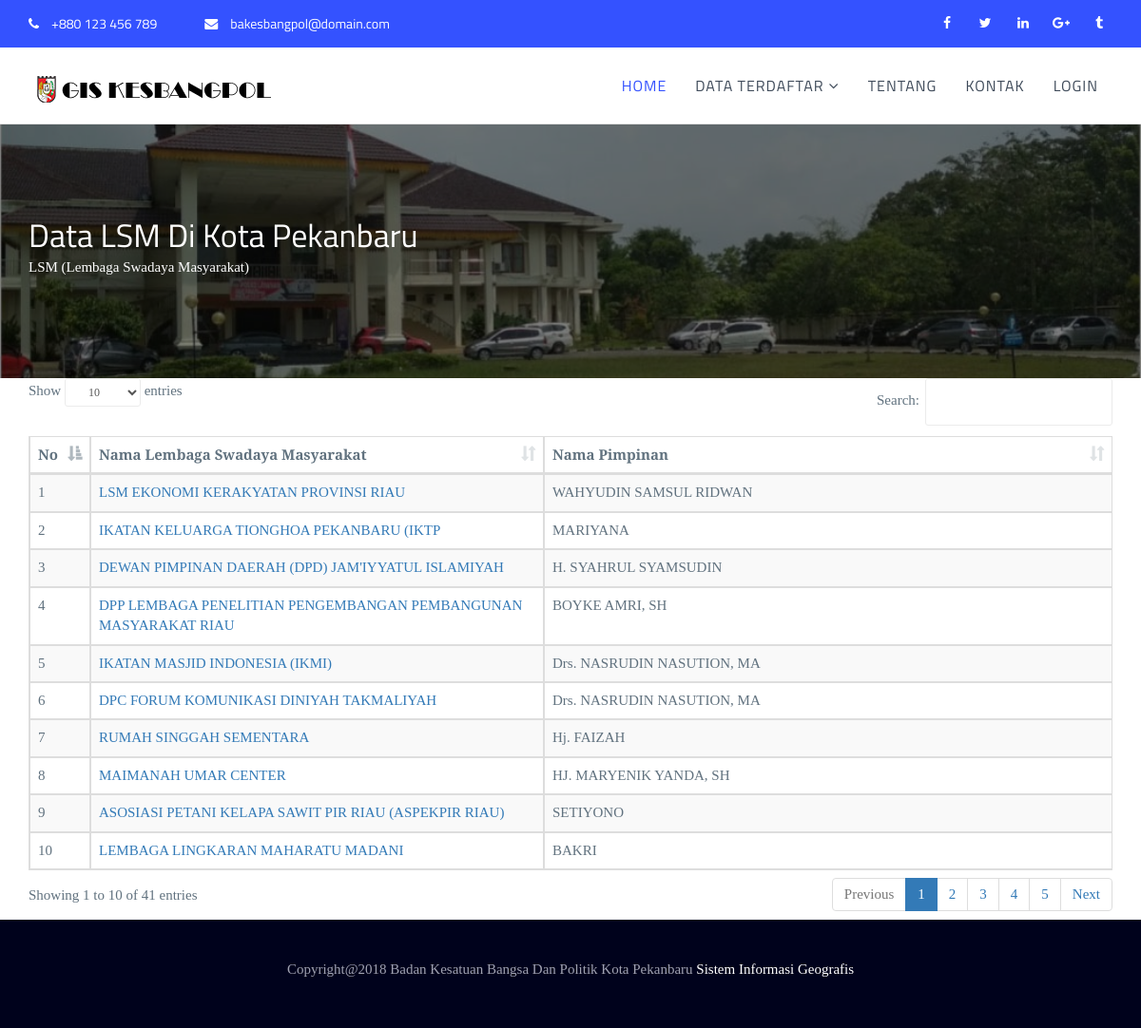
Page /index.php/beranda/datalsm on the committed database.
### tables this page shows
CREATE TABLE `lokasi_organisasi` (
  `id_organisasi` bigint(20) NOT NULL,
  `nama_organisasi` varchar(100) NOT NULL,
  `nama_pemimpin` varchar(100) NOT NULL,
  `id_jenis` int(11) NOT NULL,
  `latitude` varchar(100) NOT NULL,
  `longitude` varchar(100) NOT NULL,
  `alamat` text NOT NULL,
  `telp` bigint(20) NOT NULL,
  `foto` varchar(100) NOT NULL,
  `tanggal_update` date NOT NULL
);

### application/controllers/Beranda.php (called while the page is built, shortened)
<?php
class Beranda extends CI_Controller {
	public function __construct()
	{
		$this->load->library('form_validation');
		$this->load->model('Lokasiorganisasi_model');
		$this->load->library(array('googlemaps'));
}
	public function datalsm()
	{
		$data = array();
    	$data['tampil'] = $this->db->query("SELECT a.id_organisasi,a.nama_organisasi,a.foto,a.nama_pemimpin,b.id_jenis,b.jenis_organisasi FROM lokasi_organisasi a, jenis_organisasi b WHERE a.id_jenis=1 GROUP BY a.id_organisasi");
    	$data['template'] = $this->db->query("SELECT COUNT(IF(id_jenis=1,0,null)) AS jml_ormas,COUNT(IF(id_jenis=2,0,null)) AS jml_lsm FROM lokasi_organisasi");
		$this->load->view('front_end/datalsm', $data);
		}
}

### index.php (called while the page is built, shortened)
<?php
require_once BASEPATH.'core/CodeIgniter.php';

### application/views/front_end/datalsm.php (the view, shortened to what this page needs)
<?php $this->load->view('front_end/header');?>
 <?php $this->load->view('front_end/nav_bar');?>
  <section class="page-title">
    <div class="container">
      <div class="row">
        <div class="col-md-12">
          <div class="page-breadcrumbd">
            <h2>Data LSM Di Kota Pekanbaru</h2>
            <p>LSM (Lembaga Swadaya Masyarakat)</p>
          </div>
        </div>
      </div>
    </div>
  </section>
  <div class="container">
    <section class="content">
      <div class="row">
        <div class="col-md-12">
          <div class="box box-primary">
              <div class="box-body">
                <div class="table-responsive no-padding">
              <table id="example1" class="table table-bordered table-striped">
                <thead>
                    <tr>
                        <th width="5%">No</th>
                        <th width="40%">Nama Lembaga Swadaya Masyarakat</th>
                        <th width="50%">Nama Pimpinan</th>
                    </tr>
                </thead>
                <tbody>
                    <?php
                        $no=1;
                        foreach($tampil->result_array() as $l)
                        {
                    ?>
                    <tr>
                        <td><?php echo $no;?></td>
                        <td>
                          <a href="<?php echo base_url();?>beranda/detail_data/<?php echo $l['id_organisasi']; ?>" ><?php echo $l['nama_organisasi']; ?></a></td>
                        <td><?php echo $l['nama_pemimpin'];?></td>
                    </tr>
                    <?php
                        $no++;
                    }
                    ?>
                </tbody>
              </table>
            </div>
          </div>
        </div>
      </div>
    </div>
  </section>
</div>
  <?php $this->load->view('front_end/footer');?>

### application/views/front_end/header.php (shortened to what this page needs)
<!DOCTYPE html>
<html lang="en">
  <head>
        <link rel="stylesheet" href="<?=base_url().'assets/' ?>plugins/datatables/dataTables.bootstrap.css">
    <link rel="stylesheet" href="<?php echo base_url();?>neuron/assets/css/animate.min.css" media="all" />
    <link rel="stylesheet" href="<?php echo base_url();?>neuron/assets/fonts/font-awesome/css/font-awesome.min.css" media="all" />
    <link rel="stylesheet" href="<?php echo base_url();?>neuron/assets/css/owl.carousel.min.css" media="all" />
    <link rel="stylesheet" href="<?php echo base_url();?>neuron/assets/css/bootsnav.css" media="all" />
    <link rel="stylesheet"  href="<?php echo base_url();?>neuron/assets/bootstrap/css/bootstrap.min.css" media="all" />
    <link rel="stylesheet" type="text/css" href="<?php echo base_url();?>neuron/style.css" media="all" />
  </head>
  <body>
    <header>
      <div class="header-top-area">
        <div class="container">
          <div class="row">
            <div class="col-sm-8 hidden-xs">
              <div class="contact">
                <p>
                  <i class="fa fa-phone"></i>
                  +880 123 456 789
                </p>
                <p>
                  <i class="fa fa-envelope"></i>
                  <a href="#">bakesbangpol@domain.com</a>
                </p>
              </div>
            </div>
            <div class="col-sm-4">
              <div class="social-icon">
                <ul>
                  <li><a href=""><i class="fa fa-facebook"></i></a></li>
                  <li><a href=""><i class="fa fa-twitter"></i></a></li>
                  <li><a href=""><i class="fa fa-linkedin"></i></a></li>
                  <li><a href=""><i class="fa fa-google-plus"></i></a></li>
                  <li><a href=""><i class="fa fa-tumblr"></i></a></li>
                </ul>
              </div>
            </div>
          </div>
        </div>
      </div>
          <nav class="navbar navbar-default navbar-sticky bootsnav">
              <div class="container">
                  <div class="navbar-header">
                      <a class="navbar-brand" href="<?php echo base_url();?>beranda"><img src="<?php echo base_url();?>neuron/assets/img/logo1.png" class="logo logo-scrolled" alt=""></a>
                  </div>

### application/views/front_end/nav_bar.php (shortened to what this page needs)
<div class="collapse navbar-collapse" id="navbar-menu">
                      <ul class="nav navbar-nav navbar-right" data-in="" data-out="">
                          <li class="active"><a href="<?php echo base_url(); ?>beranda/">Home</a></li>
                          <li class="dropdown">
                              <a href="#" class="dropdown-toggle" data-toggle="dropdown" >Data Terdaftar</a>
                          </li>
                          <li><a href="<?php echo base_url(); ?>beranda/tentang/">Tentang</a></li>
                          <li><a href="<?php echo base_url(); ?>beranda/kontak/">Kontak</a></li>
                          <li><a href="<?= base_url('dashboard/');?>">Login</a></li>
                      </ul>
                  </div>
              </div>
          </nav>
    </header>

### application/views/front_end/footer.php (shortened to what this page needs)
<footer>
            <div class="copyright-wrapper text-center">
                <div class="container">
                    <div class="row">
                        <div class="col-md-12">
                            <p>Copyright@2018 Badan Kesatuan Bangsa Dan Politik Kota Pekanbaru<a href="<?php ?>"> Sistem Informasi Geografis</a></p>
                        </div>
                    </div>
                </div>
            </div>
        </footer>
</body>
</html>

### neuron/assets/css/bootsnav.css (style rules this page uses)
nav.bootsnav .container { position: relative; }
nav.navbar.bootsnav { margin-bottom: 0; -moz-border-radius: 0px; -webkit-border-radius: 0px; -o-border-radius: 0px; border-radius: 0px; background-color: #fff; border: none; border-bottom: solid 1px #e0e0e0; z-index: 100; }
nav.navbar.bootsnav ul.nav > li > a { color: #6f6f6f; background-color: transparent !important; }
nav.navbar.bootsnav ul.nav li.megamenu-fw > a:hover, nav.navbar.bootsnav ul.nav li.megamenu-fw > a:focus, nav.navbar.bootsnav ul.nav li.active > a:hover, nav.navbar.bootsnav ul.nav li.active > a:focus, nav.navbar.bootsnav ul.nav li.active > a { background-color: transparent; }
#navbar-menu { -webkit-animation-duration: .3s; animation-duration: .3s; }
body { -webkit-transition: all 0.3s ease-in-out; -moz-transition: all 0.3s ease-in-out; -o-transition: all 0.3s ease-in-out; -ms-transition: all 0.3s ease-in-out; transition: all 0.3s ease-in-out; }
.wrap-sticky nav.navbar.bootsnav { position: absolute; width: 100%; left: 0; top: 0; }
@media (min-width: 1024px) { nav.navbar.bootsnav ul.nav > li > a { padding: 30px 15px; font-weight: 400; font-size: 12px; text-transform: uppercase; letter-spacing: 0.06em; } }
@media (min-width: 1024px) { nav.navbar.bootsnav ul.nav > li.dropdown > a.dropdown-toggle:after { font-family: 'FontAwesome'; content: "\f107"; margin-left: 5px; margin-top: 2px; } }

### neuron/style.css (style rules this page uses)
html, body { height: 100% }
body { font-family: 'PT Serif', serif; color: #61727f; background: #fff; font-size: 15px; line-height: 24px; overflow-x: hidden; -webkit-text-size-adjust: 100%; -webkit-overflow-scrolling: touch; -webkit-font-smoothing: antialiased !important; }
a { cursor: pointer; }
a, .navbar a, .form-control { -webkit-transition: all 0.3s ease; -moz-transition: all 0.3s ease; -ms-transition: all 0.3s ease; -o-transition: all 0.3s ease; transition: all 0.3s ease; }
h1, h2, h3, h4, h5, h6 { font-family: 'Titillium Web', sans-serif; color: #212121; margin: 0 0 15px; }
h2 { font-size: 34px; line-height: 44px; }
img { max-width: 100%; height: auto; }
.header-top-area { height: 50px; background: #3452FF; font-size: 14px; color: #FFFFFF; font-family: "Titillium Web",sans-serif; }
.contact p { float: left; margin-right: 50px; line-height: 50px; margin-bottom: 0px; }
.contact p i { margin-right: 10px; }
.contact a { color: #fff; }
.social-icon { margin-top: 10px; }
.social-icon ul { float: right; list-style: none; padding: 0px; margin: 0px; }
.social-icon ul li { float: left; }
.social-icon ul li a { color: #fff; font-size: 14px; width: 28px; height: 28px; text-align: center; margin-left: 12px; display: block; line-height: 28px; transition: all .3s; }
nav.navbar.bootsnav ul.nav > li > a { color: #3f4b5a; font-family: 'Titillium Web', sans-serif; }
nav.navbar.bootsnav ul.nav > li > a:hover, nav.navbar.bootsnav ul.nav > li.active > a, nav.navbar.bootsnav ul.nav > li>.dropdown-menu li > a:hover, nav.navbar.bootsnav ul.nav > li>.dropdown-menu li.active > a, nav.navbar.bootsnav ul.nav > li>.dropdown-menu.megamenu-content li > a:hover, nav.navbar.bootsnav ul.nav > li>.dropdown-menu.megamenu-content .menu-col li.active > a { color: #3452ff; }
@media (min-width: 993px) { nav.navbar.bootsnav ul.nav > li > a { padding: 30px 15px; font-weight: 400; font-size: 16px; text-transform: uppercase; letter-spacing: 0.06em; } }
@media (min-width: 768px) { .navbar>.container .navbar-brand, .navbar>.container-fluid .navbar-brand { margin-top: 15px; } }
.page-title { background: url("assets/img/1.jpeg") no-repeat; background-size: cover; background-position: center; padding: 95px 0px; color: #fff; z-index: 1; position: relative; }
.page-title:after { position: absolute; content: ""; top: 0px; left: 0px; right: 0px; height: 100%; background: rgba(0, 0, 0, .5); z-index: -1; }
.page-breadcrumbd h2, .page-breadcrumbd a { margin: 0px; color: #fff; }
.copyright-wrapper { background: #00021C; padding: 40px 0px; }
.copyright-wrapper p { color: #a0a2b1; }
.copyright-wrapper a { color: #fff; }

### rows in the picture
lokasi_organisasi: nama_organisasi "LSM EKONOMI KERAKYATAN PROVINSI RIAU", nama_pemimpin "WAHYUDIN SAMSUL RIDWAN"
lokasi_organisasi: nama_organisasi "IKATAN KELUARGA TIONGHOA PEKANBARU (IKTP", nama_pemimpin "MARIYANA"
lokasi_organisasi: nama_organisasi "DEWAN PIMPINAN DAERAH (DPD) JAM'IYYATUL ISLAMIYAH", nama_pemimpin "H. SYAHRUL SYAMSUDIN"
lokasi_organisasi: nama_organisasi "DPP LEMBAGA PENELITIAN PENGEMBANGAN PEMBANGUNAN MASYARAKAT RIAU", nama_pemimpin "BOYKE AMRI, SH"
lokasi_organisasi: nama_organisasi "IKATAN MASJID INDONESIA (IKMI)", nama_pemimpin "Drs. NASRUDIN NASUTION, MA"
lokasi_organisasi: nama_organisasi "DPC FORUM KOMUNIKASI DINIYAH TAKMALIYAH", nama_pemimpin "Drs. NASRUDIN NASUTION, MA"
lokasi_organisasi: nama_organisasi "RUMAH SINGGAH SEMENTARA", nama_pemimpin "Hj. FAIZAH"
lokasi_organisasi: nama_organisasi "MAIMANAH UMAR CENTER", nama_pemimpin "HJ. MARYENIK YANDA, SH"
lokasi_organisasi: nama_organisasi "ASOSIASI PETANI KELAPA SAWIT PIR RIAU (ASPEKPIR RIAU)", nama_pemimpin "SETIYONO"
lokasi_organisasi: nama_organisasi "LEMBAGA LINGKARAN MAHARATU MADANI", nama_pemimpin "BAKRI"
